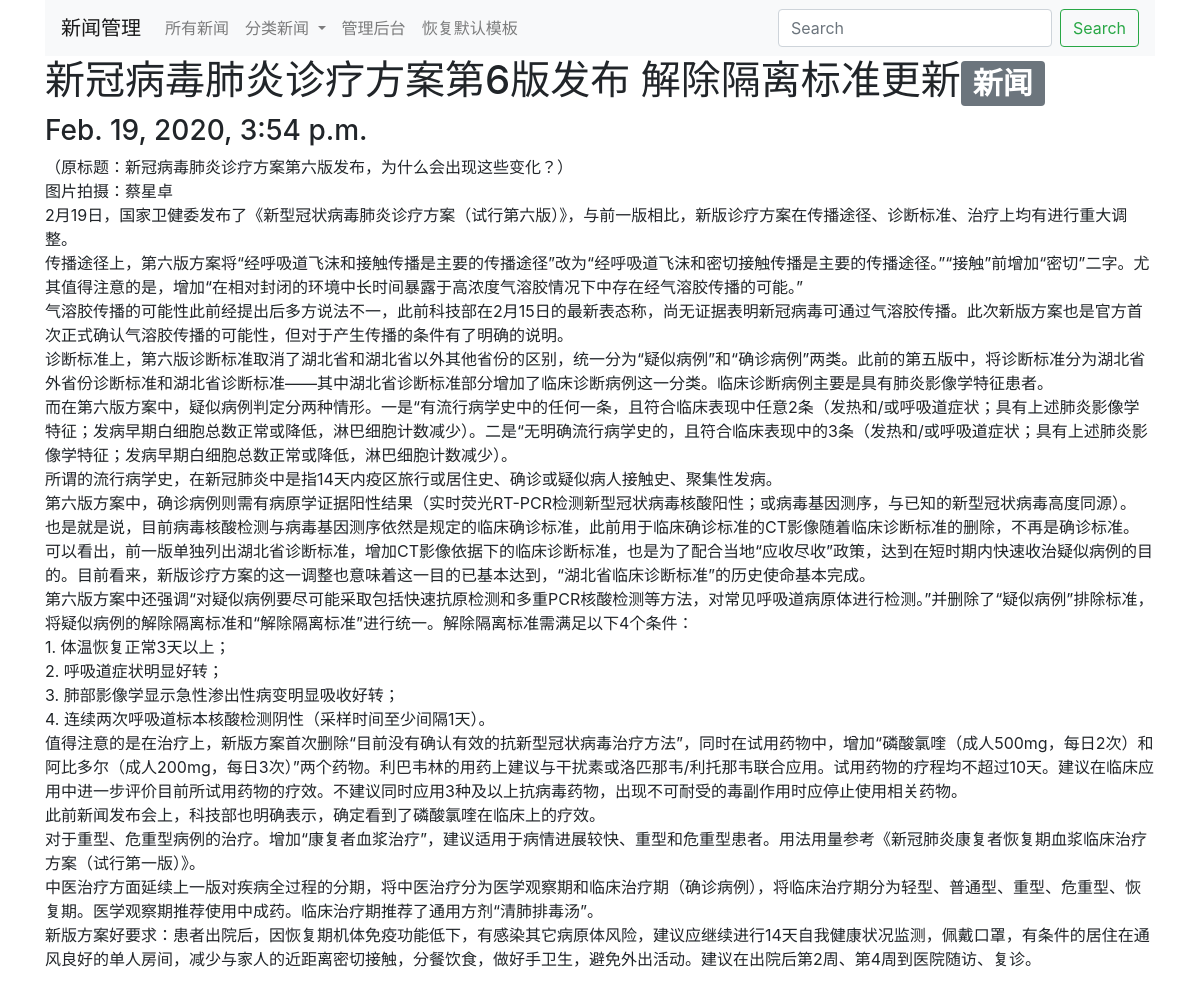
The page /posts/2 on the database its author committed.
### main/models.py (models this page shows, shortened)
class Post(models.Model):
    title = models.CharField(max_length=1024, null=False)
    category = models.CharField(max_length=64)
    content = models.TextField()
    timestamp = models.DateTimeField()
    url = models.URLField()

### main/views.py (the view)
# urls.py: path('posts/<int:pk>', views.post, name='post'),
def post(request, pk):
    post = Post.objects.get(id=pk)
    if post_template[0] is None:
        return render(request, 'main/post_detail.html',
                      {'post': post})
    else:
        template = Template(post_template[0])
        context = RequestContext(request, {'post': post})
        return HttpResponse(template.render(context))

### main/context_processors.py (called while the page is built)
def categories(request):
    query = Post.objects.values('category').distinct()
    categories = [item['category'] for item in query]
    return {
        'categories': categories
    }

### main/templates/main/post_detail.html
{% extends 'main/base.html' %}
{% block content %}
<h1>{{ post.title }}<span class="badge badge-secondary">{{post.category}}</span></h1>
<h3>{{post.timestamp}}</h3>
<p>{{ post.content|safe }}</p>
{% endblock %}

### rows shown on the page
Post: title "新冠病毒肺炎诊疗方案第6版发布 解除隔离标准更新", category "新闻", timestamp "Feb. 19, 2020, 3:54 p.m.", content "（原标题：新冠病毒肺炎诊疗方案第六版发布，为什么会出现这些变化？） 图片拍摄：蔡星卓 2月19日，国家卫健委发布了《新型冠状病毒肺炎诊疗方案（试行第六版）》，与前一版相比，新版诊疗方案在传播途径、诊断标准、治疗上均有进行重大调整。 传播途径上，第六版方案将“经呼吸道飞沫和接触传播是主要的传播途径”改为“经呼吸道飞沫和密切接触传播是主要的传播途径。”“接触”前增加“密切”二字。尤其值得注意的是，增加“在相对封闭的环境中长时间暴露于高浓度气溶胶情况下中存在经气溶胶传播的可能。” 气溶胶传播的可能性此前经提出后多方说法不一，此前科技部在2月15日的最新表态称，尚无证据表明新冠病毒可通过气溶胶传播。此次新版方案也是官方首次正式确认气溶胶传播的可能性，但对于产生传播的条件有了明确的说明。 诊断标准上，第六版诊断标准取消了湖北省和湖北省以外其他省份的区别，统一分为“疑似病例”和“确诊病例”两类。此前的第五版中，将诊断标准分为湖北省外省份诊断标准和湖北省诊断标准——其中湖北省诊断标准部分增加了临床诊断病例这一分类。临床诊断病例主要是具有肺炎影像学特征患者。 而在第六版方案中，疑似病例判定分两种情形。一是“有流行病学史中的任何一条，且符合临床表现中任意2条（发热和/或呼吸道症状；具有上述肺炎影像学特征；发病早期白细胞总数正常或降低，淋巴细胞计数减少）。二是“无明确流行病学史的，且符合临床表现中的3条（发热和/或呼吸道症状；具有上述肺炎影像学特征；发病早期白细胞总数正常或降低，淋巴细胞计数减少）。 所谓的流行病学史，在新冠肺炎中是指14天内疫区旅行或居住史、确诊或疑似病人接触史、聚集性发病。…"
